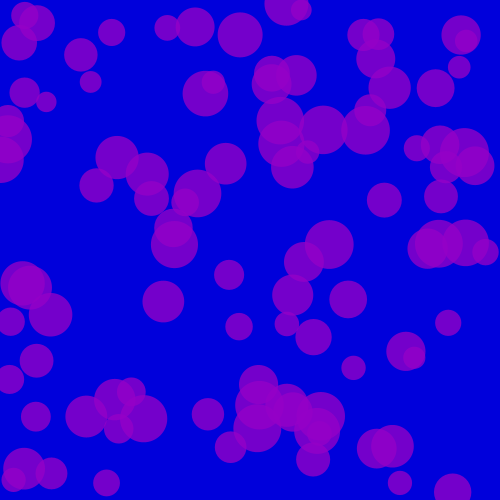
Frame 1 (no input)
Frame 60 (the mouse pressed at the canvas centre just before this capture): identical to frame 1, image omitted
Frame 120 (the mouse held since frame 60 and released just before this capture): identical to frame 1, image omitted

The Processing sketch that drew this single still picture (run headless with seeded random() and noise(); from frame 60 on, the mouse is pressed at the canvas centre):

// Processing sketch: processing_105541
// ── processing_105541.pde

float gravity = 0.1;  
int numCircle = 100;   
float[] circleX = new float [numCircle];
float [] circleY = new float [numCircle];
float [] diameter = new float [numCircle];
float[] speed = new float [numCircle]; 
boolean fall; 


// now let's go into our setup loop

void setup() {
  size(500, 500); // declare the size of your sketch
  smooth(); // use smooth so that your circles are anti-aliased, i.e. not pixely
  noStroke(); // let's leave the stroke off. Comment this out to see it with stroke
  colorMode(RGB, 256); // optional: declare color mode (RGB, HSV, etc.) and the range
  fall = false;

  for (int i = 0; i < numCircle; i++) { // the first item in an array is 0--it is 0 dist from the start
    circleX[i] = random(width); 
    circleY[i] = random(height);
    diameter[i] = random(20, 50);
    speed[i] = 0;
  }
}


// now let's draw 'em.

void draw() {
  background(0, 0, 220); // background color
  fill(150, 0, 200, 200); // color to fill circles with. fourth value is alpha

  println(speed);

  if (fall == true) {
    // If balls reach the bottom
    //Reverse speed
    for (int i = 0; i <numCircle; i++) {
      circleY[i] = circleY[i]+ speed[i];
      speed[i] = speed[i] + gravity;
      if (circleY[i] > height) {
        // Multiplying by -0.95 instead of -1 slows the square down each time it bounces (by decreasing speed).  
        // This is known as a "dampening" effect and is a more realistic simulation of the real world (without it, a ball would bounce forever).
        speed[i] = speed[i] * -0.95;
      }
    }
  }

  for (int i = 0; i < numCircle; i++) {
    //fill(255, i*30, 180, 200); // color to fill circles with. fourth value is alpha
    ellipse(circleX[i], circleY[i], diameter[i], diameter[i]);
  }
}  

void mouseClicked () {
  fall = true;
}
